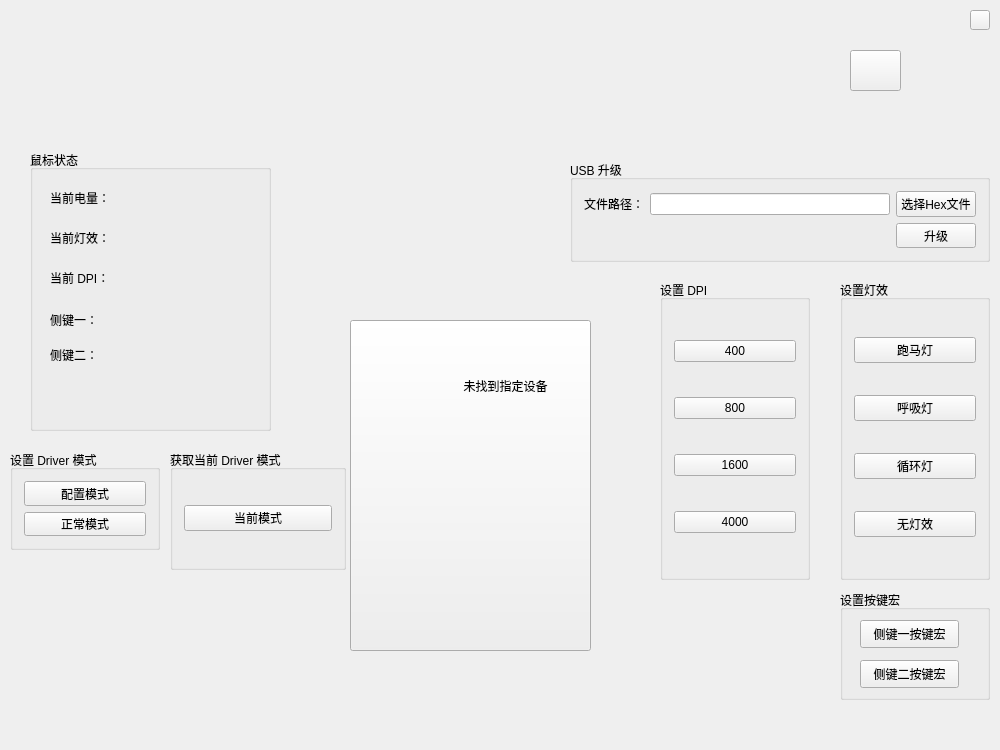
<?xml version="1.0" encoding="UTF-8"?>
<ui version="4.0">
 <class>MouseConfigTool</class>
 <widget class="QMainWindow" name="MouseConfigTool">
  <property name="geometry">
   <rect>
    <x>0</x>
    <y>0</y>
    <width>1000</width>
    <height>750</height>
   </rect>
  </property>
  <property name="windowTitle">
   <string>MouseConfigTool</string>
  </property>
  <property name="animated">
   <bool>true</bool>
  </property>
  <property name="tabShape">
   <enum>QTabWidget::Rounded</enum>
  </property>
  <widget class="QWidget" name="centralWidget">
   <widget class="QGroupBox" name="usbUpdateGroup">
    <property name="geometry">
     <rect>
      <x>570</x>
      <y>160</y>
      <width>420</width>
      <height>102</height>
     </rect>
    </property>
    <property name="minimumSize">
     <size>
      <width>420</width>
      <height>0</height>
     </size>
    </property>
    <property name="maximumSize">
     <size>
      <width>420</width>
      <height>16777215</height>
     </size>
    </property>
    <property name="title">
     <string>USB 升级</string>
    </property>
    <property name="flat">
     <bool>false</bool>
    </property>
    <layout class="QGridLayout" name="gridLayout_4">
     <item row="0" column="2">
      <widget class="QPushButton" name="selectHexFileBtn">
       <property name="text">
        <string>选择Hex文件</string>
       </property>
      </widget>
     </item>
     <item row="1" column="2">
      <widget class="QPushButton" name="updateButton">
       <property name="text">
        <string>升级</string>
       </property>
      </widget>
     </item>
     <item row="0" column="1">
      <widget class="QLineEdit" name="updateHexName"/>
     </item>
     <item row="0" column="0">
      <widget class="QLabel" name="filePathText">
       <property name="text">
        <string>文件路径：</string>
       </property>
      </widget>
     </item>
    </layout>
   </widget>
   <widget class="QGroupBox" name="getDriverModeGroup">
    <property name="geometry">
     <rect>
      <x>170</x>
      <y>450</y>
      <width>176</width>
      <height>120</height>
     </rect>
    </property>
    <property name="maximumSize">
     <size>
      <width>16777215</width>
      <height>120</height>
     </size>
    </property>
    <property name="title">
     <string>获取当前 Driver 模式</string>
    </property>
    <layout class="QVBoxLayout" name="verticalLayout_7">
     <item>
      <widget class="QPushButton" name="getCurrentDeviceModeBtn">
       <property name="text">
        <string>当前模式</string>
       </property>
      </widget>
     </item>
    </layout>
   </widget>
   <widget class="QGroupBox" name="setDriverModeGroup">
    <property name="geometry">
     <rect>
      <x>10</x>
      <y>450</y>
      <width>150</width>
      <height>100</height>
     </rect>
    </property>
    <property name="minimumSize">
     <size>
      <width>150</width>
      <height>100</height>
     </size>
    </property>
    <property name="maximumSize">
     <size>
      <width>150</width>
      <height>100</height>
     </size>
    </property>
    <property name="title">
     <string>设置 Driver 模式</string>
    </property>
    <layout class="QVBoxLayout" name="verticalLayout_8">
     <item>
      <widget class="QPushButton" name="setConfigModeBtn">
       <property name="text">
        <string>配置模式</string>
       </property>
      </widget>
     </item>
     <item>
      <widget class="QPushButton" name="setNormalModeBtn">
       <property name="text">
        <string>正常模式</string>
       </property>
      </widget>
     </item>
    </layout>
   </widget>
   <widget class="QGroupBox" name="currentDPIGroup">
    <property name="geometry">
     <rect>
      <x>660</x>
      <y>280</y>
      <width>150</width>
      <height>300</height>
     </rect>
    </property>
    <property name="minimumSize">
     <size>
      <width>150</width>
      <height>300</height>
     </size>
    </property>
    <property name="maximumSize">
     <size>
      <width>150</width>
      <height>300</height>
     </size>
    </property>
    <property name="title">
     <string>设置 DPI</string>
    </property>
    <layout class="QVBoxLayout" name="verticalLayout_2">
     <item>
      <widget class="QPushButton" name="DPIMode1Btn">
       <property name="text">
        <string>400</string>
       </property>
      </widget>
     </item>
     <item>
      <widget class="QPushButton" name="DPIMode2Btn">
       <property name="text">
        <string>800</string>
       </property>
      </widget>
     </item>
     <item>
      <widget class="QPushButton" name="DPIMode3Btn">
       <property name="text">
        <string>1600</string>
       </property>
      </widget>
     </item>
     <item>
      <widget class="QPushButton" name="DPIMode4Btn">
       <property name="text">
        <string>4000</string>
       </property>
      </widget>
     </item>
    </layout>
   </widget>
   <widget class="QGroupBox" name="currentLEDGroup">
    <property name="geometry">
     <rect>
      <x>840</x>
      <y>280</y>
      <width>150</width>
      <height>300</height>
     </rect>
    </property>
    <property name="minimumSize">
     <size>
      <width>150</width>
      <height>300</height>
     </size>
    </property>
    <property name="maximumSize">
     <size>
      <width>150</width>
      <height>300</height>
     </size>
    </property>
    <property name="title">
     <string>设置灯效</string>
    </property>
    <layout class="QVBoxLayout" name="verticalLayout">
     <item>
      <widget class="QPushButton" name="RGBMode4Btn">
       <property name="text">
        <string>跑马灯</string>
       </property>
      </widget>
     </item>
     <item>
      <widget class="QPushButton" name="RGBMode3Btn">
       <property name="text">
        <string>呼吸灯</string>
       </property>
      </widget>
     </item>
     <item>
      <widget class="QPushButton" name="RGBMode2Btn">
       <property name="text">
        <string>循环灯</string>
       </property>
      </widget>
     </item>
     <item>
      <widget class="QPushButton" name="RGBMode1Btn">
       <property name="text">
        <string>无灯效</string>
       </property>
      </widget>
     </item>
    </layout>
   </widget>
   <widget class="QLabel" name="wpiLogo">
    <property name="geometry">
     <rect>
      <x>50</x>
      <y>10</y>
      <width>161</width>
      <height>121</height>
     </rect>
    </property>
    <property name="styleSheet">
     <string notr="true"/>
    </property>
    <property name="text">
     <string/>
    </property>
   </widget>
   <widget class="QPushButton" name="closeBtn">
    <property name="geometry">
     <rect>
      <x>970</x>
      <y>10</y>
      <width>20</width>
      <height>20</height>
     </rect>
    </property>
    <property name="text">
     <string/>
    </property>
   </widget>
   <widget class="QPushButton" name="mouseBtn">
    <property name="geometry">
     <rect>
      <x>350</x>
      <y>320</y>
      <width>241</width>
      <height>331</height>
     </rect>
    </property>
    <property name="text">
     <string/>
    </property>
   </widget>
   <widget class="QPushButton" name="configBtn">
    <property name="geometry">
     <rect>
      <x>850</x>
      <y>50</y>
      <width>51</width>
      <height>41</height>
     </rect>
    </property>
    <property name="text">
     <string/>
    </property>
   </widget>
   <widget class="QGroupBox" name="mouseStatus">
    <property name="geometry">
     <rect>
      <x>30</x>
      <y>150</y>
      <width>241</width>
      <height>281</height>
     </rect>
    </property>
    <property name="title">
     <string>鼠标状态</string>
    </property>
    <widget class="QLabel" name="currentPowerText">
     <property name="geometry">
      <rect>
       <x>20</x>
       <y>40</y>
       <width>72</width>
       <height>15</height>
      </rect>
     </property>
     <property name="text">
      <string>当前电量：</string>
     </property>
    </widget>
    <widget class="QLabel" name="currentLEDText">
     <property name="geometry">
      <rect>
       <x>20</x>
       <y>80</y>
       <width>72</width>
       <height>15</height>
      </rect>
     </property>
     <property name="text">
      <string>当前灯效：</string>
     </property>
    </widget>
    <widget class="QLabel" name="currentDPIText">
     <property name="geometry">
      <rect>
       <x>20</x>
       <y>120</y>
       <width>72</width>
       <height>15</height>
      </rect>
     </property>
     <property name="text">
      <string>当前 DPI：</string>
     </property>
    </widget>
    <widget class="QLabel" name="macroKey1Text">
     <property name="geometry">
      <rect>
       <x>20</x>
       <y>159</y>
       <width>71</width>
       <height>21</height>
      </rect>
     </property>
     <property name="text">
      <string>侧键一：</string>
     </property>
    </widget>
    <widget class="QLabel" name="macroKey2Text">
     <property name="geometry">
      <rect>
       <x>20</x>
       <y>195</y>
       <width>72</width>
       <height>20</height>
      </rect>
     </property>
     <property name="text">
      <string>侧键二：</string>
     </property>
    </widget>
   </widget>
   <widget class="QLabel" name="missDeviceLabel">
    <property name="geometry">
     <rect>
      <x>330</x>
      <y>330</y>
      <width>351</width>
      <height>111</height>
     </rect>
    </property>
    <property name="text">
     <string>未找到指定设备</string>
    </property>
    <property name="alignment">
     <set>Qt::AlignCenter</set>
    </property>
   </widget>
   <widget class="QGroupBox" name="marcroKeyGroup">
    <property name="geometry">
     <rect>
      <x>840</x>
      <y>590</y>
      <width>150</width>
      <height>110</height>
     </rect>
    </property>
    <property name="minimumSize">
     <size>
      <width>150</width>
      <height>110</height>
     </size>
    </property>
    <property name="maximumSize">
     <size>
      <width>150</width>
      <height>110</height>
     </size>
    </property>
    <property name="title">
     <string>设置按键宏</string>
    </property>
    <widget class="QPushButton" name="setMacroKey1Btn">
     <property name="geometry">
      <rect>
       <x>20</x>
       <y>30</y>
       <width>99</width>
       <height>28</height>
      </rect>
     </property>
     <property name="text">
      <string>侧键一按键宏</string>
     </property>
    </widget>
    <widget class="QPushButton" name="setMacroKey2Btn">
     <property name="geometry">
      <rect>
       <x>20</x>
       <y>70</y>
       <width>99</width>
       <height>28</height>
      </rect>
     </property>
     <property name="text">
      <string>侧键二按键宏</string>
     </property>
    </widget>
   </widget>
  </widget>
  <widget class="QMenuBar" name="menuBar">
   <property name="geometry">
    <rect>
     <x>0</x>
     <y>0</y>
     <width>1000</width>
     <height>26</height>
    </rect>
   </property>
  </widget>
 </widget>
 <layoutdefault spacing="6" margin="11"/>
 <resources/>
 <connections/>
</ui>
